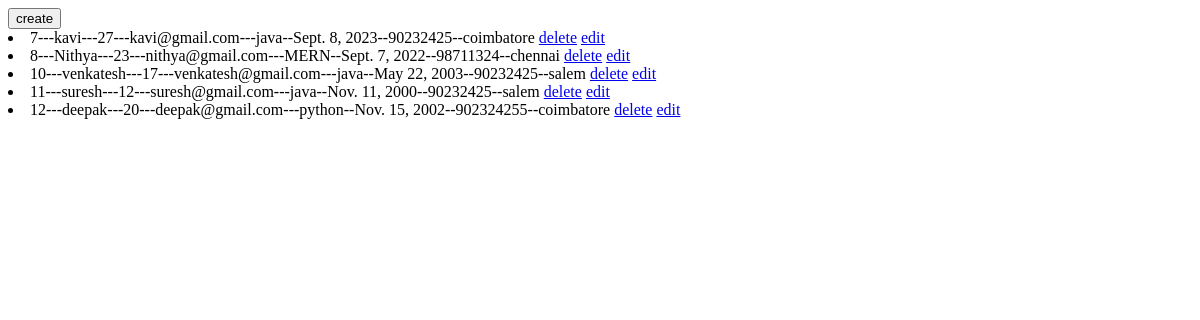
The app's page /myapp/student/create/, older data.
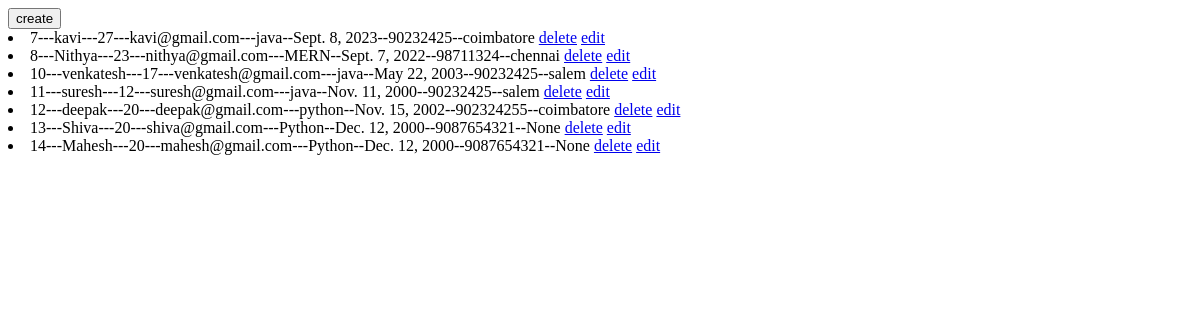
The same page, newer data.
### my_app/models.py (models this page shows, shortened)
class Student(models.Model):
    name = models.CharField()
    age = models.IntegerField()
    mail = models.EmailField(unique=True)
    course=models.CharField()
    dob=models.DateField()
    mobile = models.CharField(max_length=12)
    address= models.CharField(null=True,blank=True)

### my_app/views.py (the view)
# urls.py: path("student/create/",student_view,name="student-add"),
def student_view(request):
    student_data = Student.objects.all()
    return render(request,"student.html",{"data":student_data})

### my_app/templates/student.html (shortened to what this page needs)
<!DOCTYPE html>
<html lang="en">
<head>
</head>
<body>
    <form method="post">
           {% if form.instance.id %}
        <button name="action" value="edit">update</button>
        {% else %}
        <button name="action" value="create">create</button>
        {% endif %}
            </form>
    {% for i in data%}
    <li>{{i.id}}---{{i.name}}---{{i.age}}---{{i.mail}}---{{i.course}}--{{i.dob}}--{{i.mobile}}--{{i.address}} <a href="{% url 'stu-del' i.id %}">delete</a>
    <a href="{% url 'stu-form' i.id %}">edit</a>
    </li>
    {% endfor %}
</body>
</html>

Row changes from the older to the newer data that the page shows:
added Student: id "13", name "Shiva", age "20", mail "shiva@gmail.com", course "Python", dob "Dec. 12, 2000", mobile "9087654321", address "None"
added Student: id "14", name "Mahesh", age "20", mail "mahesh@gmail.com", course "Python", dob "Dec. 12, 2000", mobile "9087654321", address "None"
